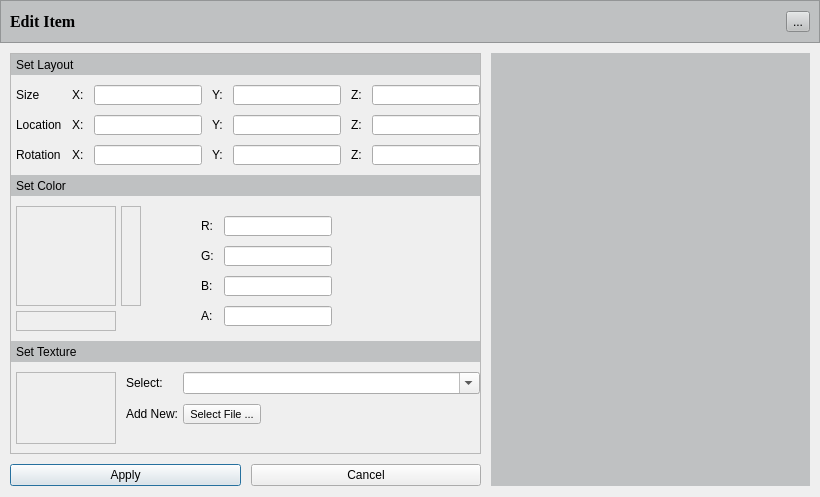
<?xml version="1.0" encoding="UTF-8"?>
<ui version="4.0">
 <class>EditItem</class>
 <widget class="QDialog" name="EditItem">
  <property name="geometry">
   <rect>
    <x>0</x>
    <y>0</y>
    <width>820</width>
    <height>497</height>
   </rect>
  </property>
  <property name="sizePolicy">
   <sizepolicy hsizetype="MinimumExpanding" vsizetype="MinimumExpanding">
    <horstretch>0</horstretch>
    <verstretch>0</verstretch>
   </sizepolicy>
  </property>
  <property name="windowTitle">
   <string>Dialog</string>
  </property>
  <layout class="QVBoxLayout" name="verticalLayout">
   <property name="spacing">
    <number>10</number>
   </property>
   <property name="leftMargin">
    <number>0</number>
   </property>
   <property name="topMargin">
    <number>0</number>
   </property>
   <property name="rightMargin">
    <number>0</number>
   </property>
   <item>
    <widget class="QFrame" name="frame_2">
     <property name="minimumSize">
      <size>
       <width>0</width>
       <height>43</height>
      </size>
     </property>
     <property name="styleSheet">
      <string notr="true">background-color:rgb(191,193,194)</string>
     </property>
     <property name="frameShape">
      <enum>QFrame::StyledPanel</enum>
     </property>
     <property name="frameShadow">
      <enum>QFrame::Raised</enum>
     </property>
     <layout class="QHBoxLayout" name="horizontalLayout_7">
      <item>
       <widget class="QLabel" name="label_14">
        <property name="font">
         <font>
          <family>Times New Roman</family>
          <pointsize>12</pointsize>
          <weight>75</weight>
          <bold>true</bold>
         </font>
        </property>
        <property name="text">
         <string>Edit Item</string>
        </property>
       </widget>
      </item>
      <item>
       <widget class="QToolButton" name="m_pToolButtonCancel">
        <property name="text">
         <string>...</string>
        </property>
        <property name="icon">
         <iconset>
          <normaloff>../../../Projekti/close-icon.png</normaloff>../../../Projekti/close-icon.png</iconset>
        </property>
       </widget>
      </item>
     </layout>
    </widget>
   </item>
   <item>
    <layout class="QHBoxLayout" name="horizontalLayout_2">
     <property name="spacing">
      <number>0</number>
     </property>
     <property name="leftMargin">
      <number>10</number>
     </property>
     <property name="rightMargin">
      <number>10</number>
     </property>
     <item>
      <layout class="QVBoxLayout" name="verticalLayout_6">
       <property name="spacing">
        <number>10</number>
       </property>
       <property name="bottomMargin">
        <number>0</number>
       </property>
       <item>
        <widget class="QScrollArea" name="scrollArea">
         <property name="verticalScrollBarPolicy">
          <enum>Qt::ScrollBarAsNeeded</enum>
         </property>
         <property name="widgetResizable">
          <bool>true</bool>
         </property>
         <widget class="QWidget" name="scrollAreaWidgetContents">
          <property name="geometry">
           <rect>
            <x>0</x>
            <y>0</y>
            <width>436</width>
            <height>396</height>
           </rect>
          </property>
          <layout class="QVBoxLayout" name="verticalLayout_3">
           <property name="spacing">
            <number>10</number>
           </property>
           <property name="leftMargin">
            <number>0</number>
           </property>
           <property name="topMargin">
            <number>0</number>
           </property>
           <property name="rightMargin">
            <number>0</number>
           </property>
           <item>
            <widget class="QLabel" name="label_2">
             <property name="sizePolicy">
              <sizepolicy hsizetype="Preferred" vsizetype="Fixed">
               <horstretch>0</horstretch>
               <verstretch>0</verstretch>
              </sizepolicy>
             </property>
             <property name="minimumSize">
              <size>
               <width>0</width>
               <height>21</height>
              </size>
             </property>
             <property name="maximumSize">
              <size>
               <width>16777215</width>
               <height>21</height>
              </size>
             </property>
             <property name="styleSheet">
              <string notr="true">background-color:rgb(191,193,194)</string>
             </property>
             <property name="frameShape">
              <enum>QFrame::NoFrame</enum>
             </property>
             <property name="frameShadow">
              <enum>QFrame::Raised</enum>
             </property>
             <property name="text">
              <string>Set Layout</string>
             </property>
             <property name="textFormat">
              <enum>Qt::PlainText</enum>
             </property>
             <property name="indent">
              <number>5</number>
             </property>
            </widget>
           </item>
           <item>
            <layout class="QGridLayout" name="gridLayout">
             <property name="leftMargin">
              <number>5</number>
             </property>
             <property name="bottomMargin">
              <number>0</number>
             </property>
             <item row="1" column="4">
              <widget class="QLineEdit" name="lineEdit_31">
               <property name="maximumSize">
                <size>
                 <width>16777215</width>
                 <height>20</height>
                </size>
               </property>
              </widget>
             </item>
             <item row="0" column="1">
              <widget class="QLabel" name="label_34">
               <property name="text">
                <string>X:</string>
               </property>
              </widget>
             </item>
             <item row="0" column="5">
              <widget class="QLabel" name="label_41">
               <property name="text">
                <string>Z:</string>
               </property>
              </widget>
             </item>
             <item row="1" column="6">
              <widget class="QLineEdit" name="lineEdit_30">
               <property name="maximumSize">
                <size>
                 <width>16777215</width>
                 <height>20</height>
                </size>
               </property>
              </widget>
             </item>
             <item row="0" column="4">
              <widget class="QLineEdit" name="lineEdit_36">
               <property name="maximumSize">
                <size>
                 <width>16777215</width>
                 <height>20</height>
                </size>
               </property>
              </widget>
             </item>
             <item row="0" column="2">
              <widget class="QLineEdit" name="lineEdit_28">
               <property name="maximumSize">
                <size>
                 <width>16777215</width>
                 <height>20</height>
                </size>
               </property>
              </widget>
             </item>
             <item row="1" column="3">
              <widget class="QLabel" name="label_35">
               <property name="text">
                <string>Y:</string>
               </property>
              </widget>
             </item>
             <item row="1" column="1">
              <widget class="QLabel" name="label_33">
               <property name="text">
                <string>X:</string>
               </property>
              </widget>
             </item>
             <item row="1" column="2">
              <widget class="QLineEdit" name="lineEdit_27">
               <property name="maximumSize">
                <size>
                 <width>16777215</width>
                 <height>20</height>
                </size>
               </property>
              </widget>
             </item>
             <item row="1" column="0">
              <widget class="QLabel" name="label_9">
               <property name="text">
                <string>Location</string>
               </property>
              </widget>
             </item>
             <item row="0" column="3">
              <widget class="QLabel" name="label_36">
               <property name="text">
                <string>Y:</string>
               </property>
              </widget>
             </item>
             <item row="0" column="6">
              <widget class="QLineEdit" name="lineEdit_26">
               <property name="maximumSize">
                <size>
                 <width>16777215</width>
                 <height>20</height>
                </size>
               </property>
              </widget>
             </item>
             <item row="1" column="5">
              <widget class="QLabel" name="label_37">
               <property name="text">
                <string>Z:</string>
               </property>
              </widget>
             </item>
             <item row="0" column="0">
              <widget class="QLabel" name="label_8">
               <property name="text">
                <string>Size</string>
               </property>
              </widget>
             </item>
             <item row="2" column="0">
              <widget class="QLabel" name="label_10">
               <property name="text">
                <string>Rotation</string>
               </property>
              </widget>
             </item>
             <item row="2" column="1">
              <widget class="QLabel" name="label_39">
               <property name="text">
                <string>X:</string>
               </property>
              </widget>
             </item>
             <item row="2" column="2">
              <widget class="QLineEdit" name="lineEdit_33">
               <property name="maximumSize">
                <size>
                 <width>16777215</width>
                 <height>20</height>
                </size>
               </property>
              </widget>
             </item>
             <item row="2" column="4">
              <widget class="QLineEdit" name="lineEdit_32">
               <property name="maximumSize">
                <size>
                 <width>16777215</width>
                 <height>20</height>
                </size>
               </property>
              </widget>
             </item>
             <item row="2" column="6">
              <widget class="QLineEdit" name="lineEdit_34">
               <property name="maximumSize">
                <size>
                 <width>16777215</width>
                 <height>20</height>
                </size>
               </property>
              </widget>
             </item>
             <item row="2" column="5">
              <widget class="QLabel" name="label_40">
               <property name="text">
                <string>Z:</string>
               </property>
              </widget>
             </item>
             <item row="2" column="3">
              <widget class="QLabel" name="label_38">
               <property name="text">
                <string>Y:</string>
               </property>
              </widget>
             </item>
            </layout>
           </item>
           <item>
            <widget class="QLabel" name="label_3">
             <property name="sizePolicy">
              <sizepolicy hsizetype="Preferred" vsizetype="Fixed">
               <horstretch>0</horstretch>
               <verstretch>0</verstretch>
              </sizepolicy>
             </property>
             <property name="minimumSize">
              <size>
               <width>0</width>
               <height>21</height>
              </size>
             </property>
             <property name="maximumSize">
              <size>
               <width>16777215</width>
               <height>21</height>
              </size>
             </property>
             <property name="styleSheet">
              <string notr="true">background-color:rgb(191,193,194)</string>
             </property>
             <property name="frameShape">
              <enum>QFrame::NoFrame</enum>
             </property>
             <property name="frameShadow">
              <enum>QFrame::Raised</enum>
             </property>
             <property name="text">
              <string>Set Color</string>
             </property>
             <property name="textFormat">
              <enum>Qt::PlainText</enum>
             </property>
             <property name="scaledContents">
              <bool>false</bool>
             </property>
             <property name="margin">
              <number>0</number>
             </property>
             <property name="indent">
              <number>5</number>
             </property>
            </widget>
           </item>
           <item>
            <layout class="QHBoxLayout" name="horizontalLayout_3">
             <property name="spacing">
              <number>40</number>
             </property>
             <property name="bottomMargin">
              <number>0</number>
             </property>
             <item>
              <layout class="QVBoxLayout" name="verticalLayout_4">
               <property name="spacing">
                <number>5</number>
               </property>
               <property name="leftMargin">
                <number>5</number>
               </property>
               <property name="bottomMargin">
                <number>0</number>
               </property>
               <item>
                <layout class="QHBoxLayout" name="horizontalLayout_4">
                 <item>
                  <widget class="QLabel" name="label_13">
                   <property name="enabled">
                    <bool>true</bool>
                   </property>
                   <property name="sizePolicy">
                    <sizepolicy hsizetype="Fixed" vsizetype="Fixed">
                     <horstretch>0</horstretch>
                     <verstretch>0</verstretch>
                    </sizepolicy>
                   </property>
                   <property name="minimumSize">
                    <size>
                     <width>100</width>
                     <height>100</height>
                    </size>
                   </property>
                   <property name="frameShape">
                    <enum>QFrame::StyledPanel</enum>
                   </property>
                   <property name="text">
                    <string/>
                   </property>
                  </widget>
                 </item>
                 <item>
                  <widget class="QLabel" name="label_4">
                   <property name="sizePolicy">
                    <sizepolicy hsizetype="Fixed" vsizetype="Fixed">
                     <horstretch>0</horstretch>
                     <verstretch>0</verstretch>
                    </sizepolicy>
                   </property>
                   <property name="minimumSize">
                    <size>
                     <width>20</width>
                     <height>100</height>
                    </size>
                   </property>
                   <property name="frameShape">
                    <enum>QFrame::StyledPanel</enum>
                   </property>
                   <property name="text">
                    <string/>
                   </property>
                  </widget>
                 </item>
                </layout>
               </item>
               <item>
                <widget class="QLabel" name="label_5">
                 <property name="minimumSize">
                  <size>
                   <width>100</width>
                   <height>20</height>
                  </size>
                 </property>
                 <property name="maximumSize">
                  <size>
                   <width>100</width>
                   <height>20</height>
                  </size>
                 </property>
                 <property name="frameShape">
                  <enum>QFrame::StyledPanel</enum>
                 </property>
                 <property name="text">
                  <string/>
                 </property>
                </widget>
               </item>
              </layout>
             </item>
             <item>
              <layout class="QFormLayout" name="formLayout_2">
               <property name="fieldGrowthPolicy">
                <enum>QFormLayout::FieldsStayAtSizeHint</enum>
               </property>
               <property name="horizontalSpacing">
                <number>10</number>
               </property>
               <property name="verticalSpacing">
                <number>10</number>
               </property>
               <property name="leftMargin">
                <number>20</number>
               </property>
               <property name="topMargin">
                <number>10</number>
               </property>
               <property name="rightMargin">
                <number>10</number>
               </property>
               <item row="0" column="0">
                <widget class="QLabel" name="label_45">
                 <property name="text">
                  <string>R:</string>
                 </property>
                </widget>
               </item>
               <item row="0" column="1">
                <widget class="QLineEdit" name="lineEdit_39">
                 <property name="maximumSize">
                  <size>
                   <width>16777215</width>
                   <height>20</height>
                  </size>
                 </property>
                </widget>
               </item>
               <item row="1" column="0">
                <widget class="QLabel" name="label_46">
                 <property name="text">
                  <string>G:</string>
                 </property>
                </widget>
               </item>
               <item row="1" column="1">
                <widget class="QLineEdit" name="lineEdit_38">
                 <property name="maximumSize">
                  <size>
                   <width>16777215</width>
                   <height>20</height>
                  </size>
                 </property>
                </widget>
               </item>
               <item row="2" column="0">
                <widget class="QLabel" name="label_43">
                 <property name="text">
                  <string>B:</string>
                 </property>
                </widget>
               </item>
               <item row="2" column="1">
                <widget class="QLineEdit" name="lineEdit_47">
                 <property name="maximumSize">
                  <size>
                   <width>16777215</width>
                   <height>20</height>
                  </size>
                 </property>
                </widget>
               </item>
               <item row="3" column="0">
                <widget class="QLabel" name="label_53">
                 <property name="text">
                  <string>A:</string>
                 </property>
                </widget>
               </item>
               <item row="3" column="1">
                <widget class="QLineEdit" name="lineEdit_46">
                 <property name="maximumSize">
                  <size>
                   <width>16777215</width>
                   <height>20</height>
                  </size>
                 </property>
                </widget>
               </item>
              </layout>
             </item>
            </layout>
           </item>
           <item>
            <widget class="QLabel" name="label_6">
             <property name="sizePolicy">
              <sizepolicy hsizetype="Preferred" vsizetype="Fixed">
               <horstretch>0</horstretch>
               <verstretch>0</verstretch>
              </sizepolicy>
             </property>
             <property name="minimumSize">
              <size>
               <width>0</width>
               <height>21</height>
              </size>
             </property>
             <property name="maximumSize">
              <size>
               <width>16777215</width>
               <height>21</height>
              </size>
             </property>
             <property name="styleSheet">
              <string notr="true">background-color:rgb(191,193,194)</string>
             </property>
             <property name="frameShape">
              <enum>QFrame::NoFrame</enum>
             </property>
             <property name="frameShadow">
              <enum>QFrame::Raised</enum>
             </property>
             <property name="text">
              <string>Set Texture</string>
             </property>
             <property name="textFormat">
              <enum>Qt::PlainText</enum>
             </property>
             <property name="indent">
              <number>5</number>
             </property>
            </widget>
           </item>
           <item>
            <layout class="QHBoxLayout" name="horizontalLayout_5">
             <property name="spacing">
              <number>10</number>
             </property>
             <property name="leftMargin">
              <number>5</number>
             </property>
             <item>
              <widget class="QLabel" name="label_7">
               <property name="maximumSize">
                <size>
                 <width>100</width>
                 <height>100</height>
                </size>
               </property>
               <property name="frameShape">
                <enum>QFrame::StyledPanel</enum>
               </property>
               <property name="text">
                <string/>
               </property>
              </widget>
             </item>
             <item>
              <layout class="QFormLayout" name="formLayout_3">
               <property name="horizontalSpacing">
                <number>5</number>
               </property>
               <property name="verticalSpacing">
                <number>10</number>
               </property>
               <property name="leftMargin">
                <number>0</number>
               </property>
               <property name="topMargin">
                <number>0</number>
               </property>
               <item row="0" column="0">
                <widget class="QLabel" name="label_12">
                 <property name="text">
                  <string>Select:</string>
                 </property>
                </widget>
               </item>
               <item row="0" column="1">
                <widget class="QComboBox" name="comboBox">
                 <property name="acceptDrops">
                  <bool>true</bool>
                 </property>
                 <property name="editable">
                  <bool>true</bool>
                 </property>
                 <property name="insertPolicy">
                  <enum>QComboBox::InsertAlphabetically</enum>
                 </property>
                </widget>
               </item>
               <item row="1" column="0">
                <widget class="QLabel" name="label_11">
                 <property name="text">
                  <string>Add New:</string>
                 </property>
                 <property name="margin">
                  <number>0</number>
                 </property>
                </widget>
               </item>
               <item row="1" column="1">
                <widget class="QToolButton" name="toolButton">
                 <property name="font">
                  <font>
                   <pointsize>8</pointsize>
                  </font>
                 </property>
                 <property name="text">
                  <string>Select File ...</string>
                 </property>
                 <property name="popupMode">
                  <enum>QToolButton::InstantPopup</enum>
                 </property>
                </widget>
               </item>
              </layout>
             </item>
            </layout>
           </item>
          </layout>
         </widget>
        </widget>
       </item>
       <item>
        <layout class="QHBoxLayout" name="horizontalLayout_6">
         <property name="bottomMargin">
          <number>0</number>
         </property>
         <item>
          <widget class="QPushButton" name="m_pPushButtonSave">
           <property name="text">
            <string>Apply</string>
           </property>
          </widget>
         </item>
         <item>
          <widget class="QPushButton" name="m_pPushButtonCancel">
           <property name="text">
            <string>Cancel</string>
           </property>
          </widget>
         </item>
        </layout>
       </item>
      </layout>
     </item>
     <item>
      <widget class="QWidget" name="widget" native="true">
       <property name="sizePolicy">
        <sizepolicy hsizetype="MinimumExpanding" vsizetype="MinimumExpanding">
         <horstretch>1</horstretch>
         <verstretch>1</verstretch>
        </sizepolicy>
       </property>
       <property name="minimumSize">
        <size>
         <width>310</width>
         <height>300</height>
        </size>
       </property>
       <property name="styleSheet">
        <string notr="true"/>
       </property>
       <layout class="QVBoxLayout" name="verticalLayout_2">
        <property name="spacing">
         <number>0</number>
        </property>
        <property name="leftMargin">
         <number>10</number>
        </property>
        <property name="topMargin">
         <number>0</number>
        </property>
        <property name="rightMargin">
         <number>0</number>
        </property>
        <property name="bottomMargin">
         <number>0</number>
        </property>
        <item>
         <widget class="OSGQT_Widget" name="m_pOSGQT_Widget" native="true">
          <property name="sizePolicy">
           <sizepolicy hsizetype="MinimumExpanding" vsizetype="MinimumExpanding">
            <horstretch>0</horstretch>
            <verstretch>0</verstretch>
           </sizepolicy>
          </property>
          <property name="minimumSize">
           <size>
            <width>300</width>
            <height>300</height>
           </size>
          </property>
          <property name="maximumSize">
           <size>
            <width>16777215</width>
            <height>16777215</height>
           </size>
          </property>
          <property name="sizeIncrement">
           <size>
            <width>1</width>
            <height>1</height>
           </size>
          </property>
          <property name="baseSize">
           <size>
            <width>300</width>
            <height>300</height>
           </size>
          </property>
          <property name="styleSheet">
           <string notr="true">background-color: rgb(191, 193, 194);</string>
          </property>
         </widget>
        </item>
       </layout>
      </widget>
     </item>
    </layout>
   </item>
  </layout>
 </widget>
 <customwidgets>
  <customwidget>
   <class>OSGQT_Widget</class>
   <extends>QWidget</extends>
   <header location="global">osgqt_widget.h</header>
   <container>1</container>
  </customwidget>
 </customwidgets>
 <tabstops>
  <tabstop>scrollArea</tabstop>
  <tabstop>lineEdit_28</tabstop>
  <tabstop>lineEdit_36</tabstop>
  <tabstop>lineEdit_26</tabstop>
  <tabstop>lineEdit_27</tabstop>
  <tabstop>lineEdit_31</tabstop>
  <tabstop>lineEdit_30</tabstop>
  <tabstop>lineEdit_33</tabstop>
  <tabstop>lineEdit_32</tabstop>
  <tabstop>lineEdit_34</tabstop>
  <tabstop>lineEdit_39</tabstop>
  <tabstop>lineEdit_38</tabstop>
  <tabstop>lineEdit_47</tabstop>
  <tabstop>lineEdit_46</tabstop>
  <tabstop>comboBox</tabstop>
  <tabstop>toolButton</tabstop>
  <tabstop>m_pPushButtonSave</tabstop>
  <tabstop>m_pPushButtonCancel</tabstop>
 </tabstops>
 <resources/>
 <connections/>
</ui>
